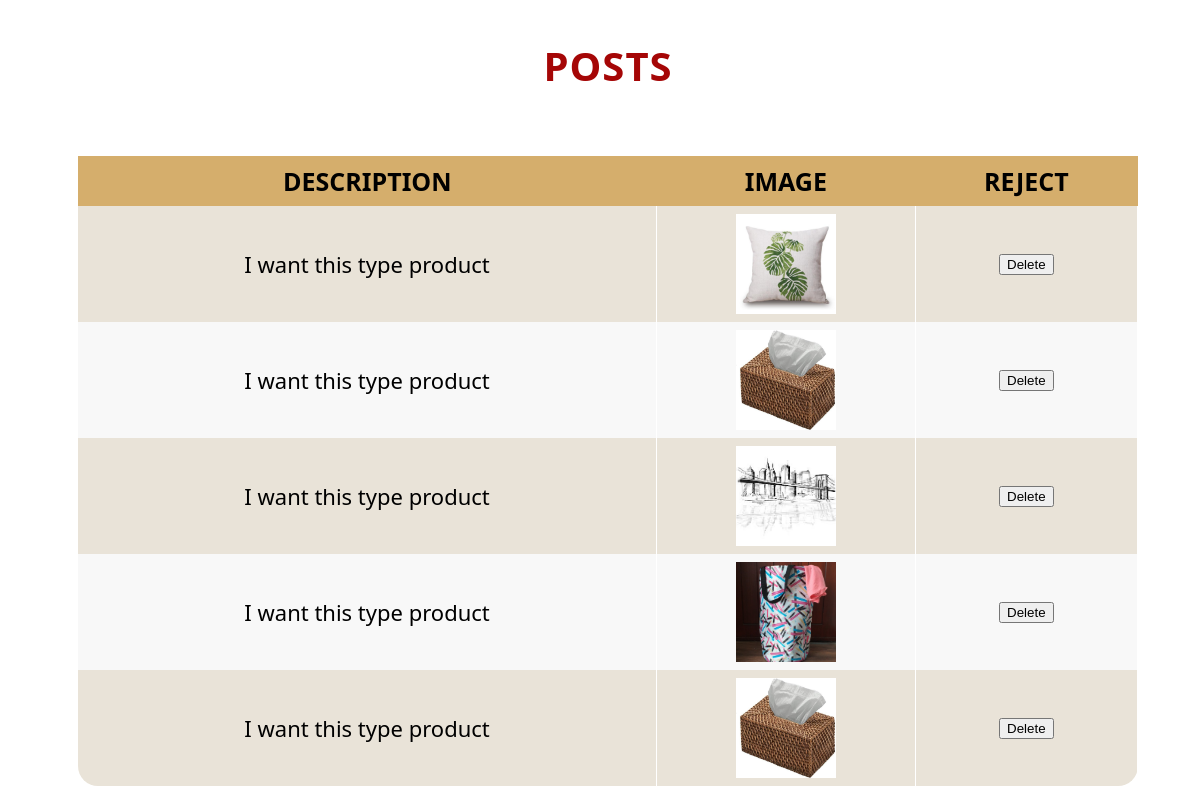
The app's page /Praveen/admin/postA.php with its own data.
### tables this page shows
CREATE TABLE `posta` (
  `post_id` int(10) NOT NULL,
  `description1` text NOT NULL,
  `path1` varchar(200) NOT NULL
);

### Praveen/admin/postA.php (the view, shortened to what this page needs)
<h2>POSTS</h2>
 <link rel="stylesheet" href="posttable.css">
<div class="table-wrapper">
    <table class="fl-table">
        <thead>
        <tr>
            <th>DESCRIPTION</th>
            <th>IMAGE</th>
            <th>REJECT</th>
        </tr>
        </thead>
        <tbody>
        <tr>
<?php require_once("Inconnect.php") ?>
<?php
 $sql ="SELECT * FROM posta";
 $result =$connection-> query($sql);
 if($result){
 while ($row = $result-> fetch_assoc()){
    echo"<td>".$row["description1"]."</td>";
    $imgg = $row['path1'];
   echo "<td>"."<img src='../$imgg' height =100 width=100>";
echo'<td><button  onclick="myFunction('. $row["post_id"]. ')" >Delete</button>'."</td></tr>";
 }
 echo "</table>";
}
else{
    echo "0 result";
}
 ?>
</div>

### Praveen/admin/posttable.css (style rules this page uses)
h2 { text-align: center; font-size: 40px; text-transform: uppercase; font-family: "Segoe UI Light","Segoe UI","Segoe",Tahoma,Helvetica,Arial,sans-serif; letter-spacing: 1px; color: rgb(165, 6, 6); padding: 30px 0; }
.table-wrapper { margin: 10px 70px 70px; }
.fl-table { border-radius: 20px; font-size: 25px; font-weight: normal; border: none; border-collapse: collapse; width: 100%; max-width: 100%; white-space: nowrap; background-color: #E9E3D8 ; }
.fl-table td, .fl-table th { text-align: center; padding: 8px; }
.fl-table td { border-right: 1px solid #ffffff; font-size: 22px; }
.fl-table thead th { color: #000000; background: #D5AE6C ; }
.fl-table thead th:nth-child(odd) { color: #000000; background: #D5AE6C; }

### records on screen
posta: description1 "I want this type product", path1 (picture)
posta: description1 "I want this type product", path1 (picture)
posta: description1 "I want this type product", path1 (picture)
posta: description1 "I want this type product", path1 (picture)
posta: description1 "I want this type product", path1 (picture)
